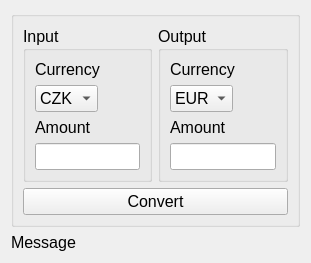
<?xml version="1.0" encoding="UTF-8"?>
<ui version="4.0">
 <class>mw_Main</class>
 <widget class="QWidget" name="mw_Main">
  <property name="geometry">
   <rect>
    <x>0</x>
    <y>0</y>
    <width>311</width>
    <height>261</height>
   </rect>
  </property>
  <property name="font">
   <font>
    <pointsize>12</pointsize>
   </font>
  </property>
  <property name="windowTitle">
   <string>Currency Convertor</string>
  </property>
  <layout class="QGridLayout" name="gridLayout">
   <item row="0" column="0">
    <widget class="QGroupBox" name="groupBox_3">
     <property name="autoFillBackground">
      <bool>false</bool>
     </property>
     <property name="flat">
      <bool>false</bool>
     </property>
     <property name="checkable">
      <bool>false</bool>
     </property>
     <layout class="QGridLayout" name="gridLayout_2">
      <property name="sizeConstraint">
       <enum>QLayout::SetDefaultConstraint</enum>
      </property>
      <item row="0" column="0">
       <widget class="QGroupBox" name="groupBox">
        <property name="title">
         <string>Input</string>
        </property>
        <layout class="QFormLayout" name="formLayout">
         <item row="0" column="0">
          <widget class="QLabel" name="label">
           <property name="font">
            <font>
             <pointsize>12</pointsize>
            </font>
           </property>
           <property name="text">
            <string>Currency</string>
           </property>
          </widget>
         </item>
         <item row="1" column="0">
          <widget class="QComboBox" name="cb_InputCurrency">
           <item>
            <property name="text">
             <string>CZK</string>
            </property>
           </item>
           <item>
            <property name="text">
             <string>EUR</string>
            </property>
           </item>
           <item>
            <property name="text">
             <string>USD</string>
            </property>
           </item>
          </widget>
         </item>
         <item row="2" column="0">
          <widget class="QLabel" name="label_2">
           <property name="font">
            <font>
             <pointsize>12</pointsize>
            </font>
           </property>
           <property name="text">
            <string>Amount</string>
           </property>
          </widget>
         </item>
         <item row="3" column="0" colspan="2">
          <widget class="QLineEdit" name="le_InputValue">
           <property name="sizePolicy">
            <sizepolicy hsizetype="Expanding" vsizetype="Fixed">
             <horstretch>0</horstretch>
             <verstretch>0</verstretch>
            </sizepolicy>
           </property>
           <property name="focusPolicy">
            <enum>Qt::StrongFocus</enum>
           </property>
           <property name="inputMask">
            <string/>
           </property>
           <property name="text">
            <string/>
           </property>
           <property name="frame">
            <bool>true</bool>
           </property>
           <property name="placeholderText">
            <string/>
           </property>
           <property name="clearButtonEnabled">
            <bool>false</bool>
           </property>
          </widget>
         </item>
        </layout>
       </widget>
      </item>
      <item row="0" column="1">
       <widget class="QGroupBox" name="groupBox_2">
        <property name="title">
         <string>Output</string>
        </property>
        <layout class="QFormLayout" name="formLayout_2">
         <item row="0" column="0">
          <widget class="QLabel" name="label_3">
           <property name="font">
            <font>
             <pointsize>12</pointsize>
            </font>
           </property>
           <property name="text">
            <string>Currency</string>
           </property>
          </widget>
         </item>
         <item row="2" column="0">
          <widget class="QLabel" name="label_4">
           <property name="font">
            <font>
             <pointsize>12</pointsize>
            </font>
           </property>
           <property name="text">
            <string>Amount</string>
           </property>
          </widget>
         </item>
         <item row="3" column="0" colspan="2">
          <widget class="QLineEdit" name="le_OutputValue">
           <property name="readOnly">
            <bool>true</bool>
           </property>
          </widget>
         </item>
         <item row="1" column="0">
          <widget class="QComboBox" name="cb_OutputCurrency">
           <property name="currentText">
            <string>EUR</string>
           </property>
           <property name="currentIndex">
            <number>1</number>
           </property>
           <item>
            <property name="text">
             <string>CZK</string>
            </property>
           </item>
           <item>
            <property name="text">
             <string>EUR</string>
            </property>
           </item>
           <item>
            <property name="text">
             <string>USD</string>
            </property>
           </item>
          </widget>
         </item>
        </layout>
       </widget>
      </item>
      <item row="1" column="0">
       <spacer name="verticalSpacer">
        <property name="orientation">
         <enum>Qt::Vertical</enum>
        </property>
        <property name="sizeHint" stdset="0">
         <size>
          <width>20</width>
          <height>40</height>
         </size>
        </property>
       </spacer>
      </item>
      <item row="2" column="0" colspan="2">
       <widget class="QPushButton" name="pb_Convert">
        <property name="text">
         <string>Convert</string>
        </property>
        <property name="autoDefault">
         <bool>true</bool>
        </property>
        <property name="default">
         <bool>false</bool>
        </property>
       </widget>
      </item>
     </layout>
    </widget>
   </item>
   <item row="2" column="0">
    <widget class="QLabel" name="l_Message">
     <property name="enabled">
      <bool>true</bool>
     </property>
     <property name="frameShape">
      <enum>QFrame::NoFrame</enum>
     </property>
     <property name="text">
      <string>Message</string>
     </property>
    </widget>
   </item>
  </layout>
 </widget>
 <tabstops>
  <tabstop>le_InputValue</tabstop>
  <tabstop>cb_InputCurrency</tabstop>
  <tabstop>cb_OutputCurrency</tabstop>
  <tabstop>pb_Convert</tabstop>
  <tabstop>le_OutputValue</tabstop>
 </tabstops>
 <resources/>
 <connections/>
</ui>
